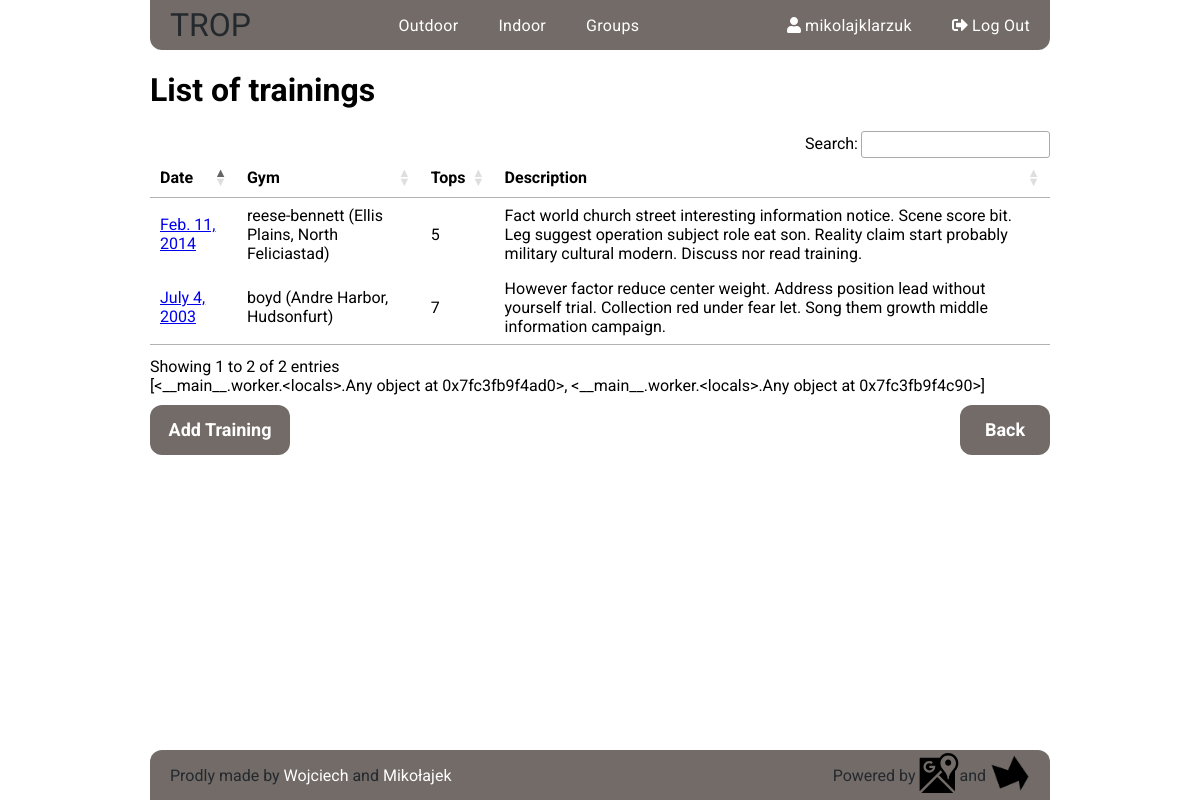
The app's page /indoor/James_Barrett/trainings/ (signed in) with its own data.
### indoor/models.py (models this page shows, shortened)
class Training(models.Model):
    user = models.ForeignKey(User, related_name='trainings',
        on_delete=models.CASCADE)
    location = models.ForeignKey(Gym, verbose_name = 'Gym',
        related_name='trainings', on_delete=models.CASCADE)
    date = models.DateField()
    description = models.TextField(null=True, blank=True)
    created_at = models.DateTimeField(auto_now_add=True)
    updated_at = models.DateTimeField(auto_now=True)
    class Meta:
        ordering = ['date']
        get_latest_by = 'created_at'

class Gym(models.Model):
    name = models.CharField(max_length = 100)
    address = models.CharField(max_length = 200, verbose_name = 'Street, City')
    location = PlainLocationField(based_fields = ['address'], zoom=10)
    created_at = models.DateTimeField(auto_now_add=True)
    updated_at = models.DateTimeField(auto_now=True)
    def __str__(self):
        return "{} ({})".format(self.name, self.address)
    class Meta:
        ordering = ['name']
        get_latest_by = 'created_at'

### indoor/views.py (the view)
# urls.py: url(r'^(?P<username>\w+)/trainings/$', views.TrainingList.as_view(),
class TrainingList(LoginRequiredMixin, ListView):
    model = models.Training
    def get_queryset(self):
        queryset = super().get_queryset()
        return queryset.filter(user__username__iexact = self.kwargs.get('username'))
    def get_context_data(self, **kwargs):
        context = super().get_context_data(**kwargs)
        context['chart_list'] = [charts.gym_pie_chart(self.kwargs.get('username')),
                                charts.training_line_chart(self.kwargs.get('username'))]
        return context

### charts/charts.py (called while the page is built)
def pie(queryset, terms, title, verbose=None):
    data = DataPool(
           series=
            [{'options': {
               'source': queryset
               },
              'terms': [
                terms[0],
                terms[1],
                ]
            }]
    )
    cht = Chart(
            datasource = data,
            series_options =
              [{'options':{
                  'type': 'pie',
                  'stacking': False},
                'terms':{
                    terms[0]: [
                    terms[1]
                    ]
                  }
                }],
            chart_options =
              {'title': {
                   'text': title},
               },
                x_sortf_mapf_mts=(None, verbose, False))
    return cht

### indoor/charts.py (called while the page is built)
def gym_pie_chart(args):
    return pie(
            queryset = (Training.objects
                        .filter(user__username = args)
                        .values('location__name')
                        .order_by()
                        .annotate(Count=Count('location__name'))),
            terms = ['location__name', 'Count'],
            title = 'Gyms'
    )

### indoor/templates/indoor/training_list.html (shortened to what this page needs)
{% extends "indoor/indoor_base.html" %}
{% block indoor_content %}
<div class="training-list">
  <h1>List of trainings</h1>
  {% if training_list %}
  <table class="table datatable">
    <thead>
      <th>Date</th>
      <th>Gym</th>
      <th>Tops</th>
      <th>Description</th>
    </thead>
    <tbody>
    {% for training in training_list %}
      <tr>
        <td><a href="{% url 'indoor:top_list' pk=training.pk %}">{{training.date}}</a></td>
        <td>{{training.location}}</td>
        <td>{{training.tops.count}}</td>
        <td>{{training.description}}</td>
      </tr>
    {% endfor %}
    </tbody>
  </table>
{% load chartit %}
{{chart_list|load_charts:'pie,line'}}
{% else %}
  <h2 class="no-records">There were no records found</h2>
{% endif %}
  <div class="buttons">
      <div class="add-buttons">
          <a class="add-training" href="{% url 'indoor:new_training' %}">Add Training</a>
      </div>
      <input class="back-button" type=button value='Back' onClick="javascript:history.go(-1);">
  </div>
</div>
{% endblock indoor_content %}

### templates/base.html (shortened to what this page needs)
<!DOCTYPE html>
{% load staticfiles %}
<html>
  <head>
    <link rel="stylesheet" href="{% static 'css/main.css' %}">
    <link rel="stylesheet" href="https://cdn.datatables.net/1.10.16/css/jquery.dataTables.min.css">
  </head>
  <body>
    <div class="container">
      <nav class="navbar">
          <a class="logo nav-element" href="{% url 'home' %}">TROP</a>
          <ul class="nav-element">
          {% if user.is_authenticated %}
            <li class="nav-item"><a class="nav-link" href="{% url 'routes:sectors' %}">Outdoor</a></li>
            <li class="nav-item"><a class="nav-link" href="{% url 'indoor:training_list' username=user.username %}">Indoor</a></li>
            <li class="nav-item"><a class="nav-link" href="{% url 'accounts:group_list' %}">Groups</a></li>
          {% else %}
            <li class="nav-item"><a class="nav-link" href="{% url 'routes:sectors' %}">Climbing locations</a></li>
          {% endif %}
          </ul>
          <ul class="nav-element">
            {% if user.is_authenticated %}
              <li class="nav-item">
                <a class="nav-link" href="{% url 'accounts:redirect_profile' %}">
                  <span class="fas fa-user"></span><span>&nbsp{{user}}</span>
                </a>
              </li>
                <li class="nav-item">
                  <a class="nav-link" href="{% url 'accounts:logout' %}">
                    <span class="fas fa-sign-out-alt"></span><span>&nbspLog Out</span>
                  </a>
                </li>
            {% endif %}
          </ul>
      </nav>
      <main class="content">
        {% block content %}{% endblock content %}
      </main>
      <footer>
        <div class="authors">
          <p>
            Prodly made by&nbsp<a href="https://github.com/wrymaszewski/" target="_blank">Wojciech</a>&nbspand&nbsp<a href="http://github.com/daxtersky">Mikołajek</a>
          </p>
        </div>
        <div class="firms">
          <p>
            Powered by&nbsp<a href="https://developers.google.com/maps/" target="_blank"><img src="{% static 'icons/googlemapsbw.svg' %}" alt=""></a>  and&nbsp<a href="https://api.highcharts.com/highcharts/"><img src="{% static 'icons/highcharts copy.png' %}" alt=""></a>
          </p>
        </div>
      </footer>
    </div>
  </body>
</html>

### static/css/main.css (style rules this page uses)
.buttons { display: flex; margin: 25px 40px 0 40px; justify-content: space-between; margin: 10px 0; }
.buttons .add-buttons { display: flex; flex-direction: row; }
.buttons .add-buttons .add-route, .buttons .add-buttons .add-sector, .buttons .add-buttons .add-ascent, .buttons .add-buttons .save, .buttons .add-buttons .add-training { display: flex; justify-content: center; align-items: center; text-decoration: none; width: 140px; margin-right: 15px; }
.buttons .add-route, .buttons .add-sector, .buttons .add-ascent, .buttons .back-button, .buttons .save, .buttons .delete-button, .buttons .add-training { height: 50px; width: 90px; border-radius: 12px; cursor: pointer; color: #fff; background-color: #736B68; font-family: 'Roboto', sans-serif; font-size: large; font-weight: bold; border: none; transition: 0.6s linear; }
.navbar { display: flex; align-items: center; justify-content: space-between; background-color: #736B68; height: 50px; border-radius: 0 0 12px 12px; }
.navbar .nav-element { display: flex; align-items: center; padding: 0; height: 100%; }
.navbar .nav-element:first-child { font-family: Bungee, sans-serif; text-decoration: none; color: #24292e; font-size: xx-large; transition: 0.6s linear; padding: 0 20px; }
.navbar .nav-element .nav-item { display: flex; align-items: center; justify-content: center; height: 100%; list-style: none; }
.navbar .nav-element .nav-item .nav-link { display: flex; align-items: center; justify-content: center; color: #fff; text-decoration: none; letter-spacing: 0.3px; padding: 0 20px; height: 100%; transition: 0.6s linear; }
footer { margin-top: auto; display: flex; align-items: center; justify-content: space-between; background-color: #736B68; height: 50px; border-radius: 12px 12px 0 0; }
footer .authors { color: #24292e; }
footer .authors a { color: #fff; }
footer .firms { color: #24292e; }
footer .authors, footer .firms { padding-left: 20px; padding-right: 20px; }
footer .authors p, footer .firms p { display: flex; align-items: center; transition: 0.6s linear; margin: 0; }
footer .authors p a, footer .firms p a { color: #fff; text-decoration: none; }
footer .authors p a img, footer .firms p a img { height: 40px; width: 40px; }
.container { width: 900px; margin: 0 auto; padding: 0; font-family: Roboto, sans-serif; min-height: 100vh; display: flex; flex-direction: column; }
* { box-sizing: border-box; }
body { margin: 0; padding: 0; }

### records on screen
Training: date "July 4, 2003", location "boyd (Andre Harbor, Hudsonfurt)", tops.count "7", description "However factor reduce center weight. Address position lead without yourself trial. Collection red under fear let. Song them growth middle information campaign."
Training: date "Feb. 11, 2014", location "reese-bennett (Ellis Plains, North Feliciastad)", tops.count "5", description "Fact world church street interesting information notice. Scene score bit. Leg suggest operation subject role eat son. Reality claim start probably military cultural modern. Discuss nor read training."

### other values on screen
{{ user }} "mikolajklarzuk"
{{ chart_list|load_charts:'pie,line' }} "[<__main__.worker.<locals>.Any object at 0x7fc3fb9f4ad0>, <__main__.worker.<locals>.Any object at 0x7fc3fb9f4c90>]"
